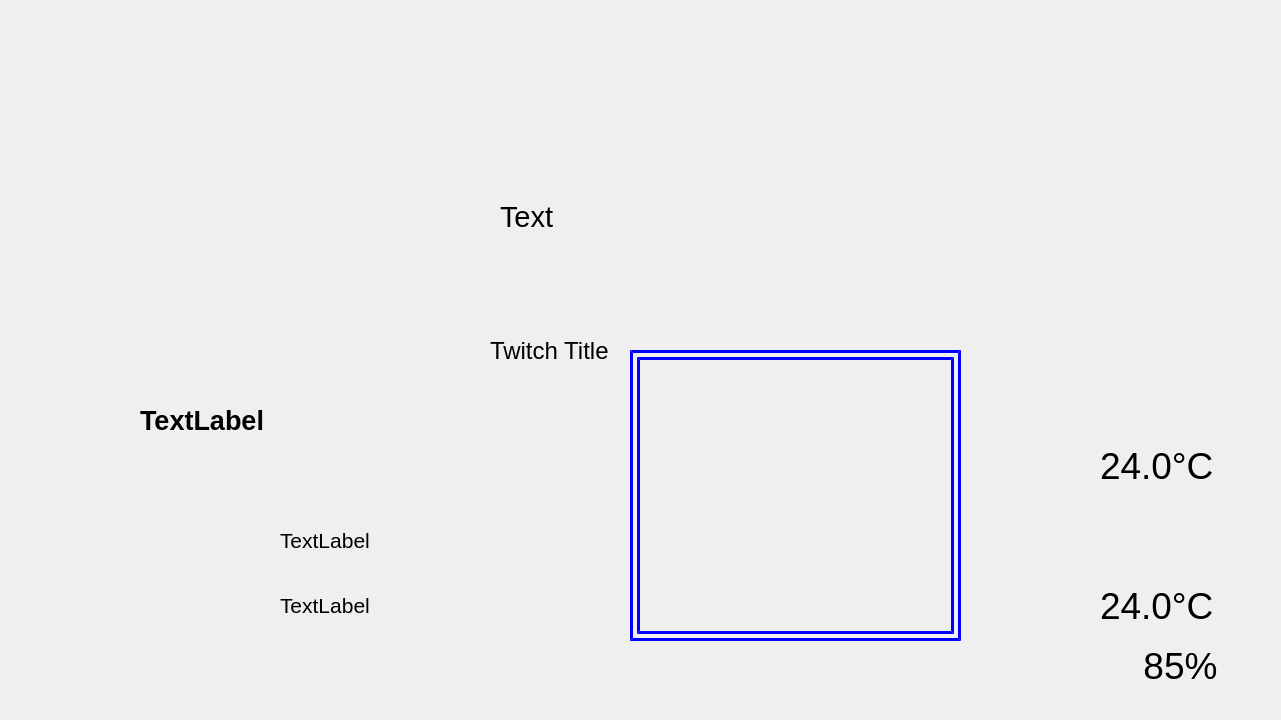
<?xml version="1.0" encoding="UTF-8"?>
<ui version="4.0">
 <class>MainWindow</class>
 <widget class="QMainWindow" name="MainWindow">
  <property name="geometry">
   <rect>
    <x>0</x>
    <y>0</y>
    <width>1281</width>
    <height>720</height>
   </rect>
  </property>
  <property name="windowTitle">
   <string>MainWindow</string>
  </property>
  <property name="windowIcon">
   <iconset>
    <normaloff>img/icon.png</normaloff>img/icon.png</iconset>
  </property>
  <property name="styleSheet">
   <string notr="true"/>
  </property>
  <widget class="QWidget" name="centralwidget">
   <property name="autoFillBackground">
    <bool>false</bool>
   </property>
   <widget class="QLabel" name="label1">
    <property name="geometry">
     <rect>
      <x>500</x>
      <y>200</y>
      <width>491</width>
      <height>221</height>
     </rect>
    </property>
    <property name="baseSize">
     <size>
      <width>531</width>
      <height>261</height>
     </size>
    </property>
    <property name="font">
     <font>
      <pointsize>22</pointsize>
     </font>
    </property>
    <property name="styleSheet">
     <string notr="true"/>
    </property>
    <property name="text">
     <string>Text</string>
    </property>
    <property name="alignment">
     <set>Qt::AlignLeading|Qt::AlignLeft|Qt::AlignTop</set>
    </property>
    <property name="wordWrap">
     <bool>true</bool>
    </property>
   </widget>
   <widget class="QLabel" name="Photo">
    <property name="geometry">
     <rect>
      <x>110</x>
      <y>150</y>
      <width>201</width>
      <height>201</height>
     </rect>
    </property>
    <property name="styleSheet">
     <string notr="true"/>
    </property>
    <property name="text">
     <string/>
    </property>
    <property name="pixmap">
     <pixmap>img/kurisux200.png</pixmap>
    </property>
   </widget>
   <widget class="QLabel" name="username">
    <property name="geometry">
     <rect>
      <x>140</x>
      <y>400</y>
      <width>211</width>
      <height>41</height>
     </rect>
    </property>
    <property name="font">
     <font>
      <family>Arial</family>
      <pointsize>20</pointsize>
      <weight>75</weight>
      <bold>true</bold>
     </font>
    </property>
    <property name="text">
     <string>TextLabel</string>
    </property>
   </widget>
   <widget class="QLabel" name="Twitch_Title">
    <property name="geometry">
     <rect>
      <x>490</x>
      <y>290</y>
      <width>491</width>
      <height>121</height>
     </rect>
    </property>
    <property name="font">
     <font>
      <pointsize>18</pointsize>
     </font>
    </property>
    <property name="text">
     <string>Twitch Title</string>
    </property>
    <property name="wordWrap">
     <bool>true</bool>
    </property>
   </widget>
   <widget class="QLabel" name="cadrePP">
    <property name="geometry">
     <rect>
      <x>60</x>
      <y>30</y>
      <width>351</width>
      <height>441</height>
     </rect>
    </property>
    <property name="text">
     <string/>
    </property>
    <property name="pixmap">
     <pixmap>img/PS4-Tranquility-(Avatar-Border).png</pixmap>
    </property>
   </widget>
   <widget class="QLabel" name="BG">
    <property name="geometry">
     <rect>
      <x>0</x>
      <y>0</y>
      <width>1451</width>
      <height>721</height>
     </rect>
    </property>
    <property name="text">
     <string/>
    </property>
    <property name="pixmap">
     <pixmap>img/TwitchBG.png</pixmap>
    </property>
   </widget>
   <widget class="QLabel" name="media">
    <property name="geometry">
     <rect>
      <x>630</x>
      <y>350</y>
      <width>331</width>
      <height>291</height>
     </rect>
    </property>
    <property name="styleSheet">
     <string notr="true">border: 10px double blue;</string>
    </property>
    <property name="text">
     <string/>
    </property>
    <property name="alignment">
     <set>Qt::AlignCenter</set>
    </property>
   </widget>
   <widget class="QLabel" name="cadre">
    <property name="geometry">
     <rect>
      <x>380</x>
      <y>40</y>
      <width>741</width>
      <height>481</height>
     </rect>
    </property>
    <property name="text">
     <string/>
    </property>
    <property name="pixmap">
     <pixmap>img/twitch_bg.png</pixmap>
    </property>
   </widget>
   <widget class="QLabel" name="img_album">
    <property name="geometry">
     <rect>
      <x>50</x>
      <y>490</y>
      <width>151</width>
      <height>151</height>
     </rect>
    </property>
    <property name="text">
     <string/>
    </property>
    <property name="pixmap">
     <pixmap>img/kurisux150.png</pixmap>
    </property>
   </widget>
   <widget class="QLabel" name="cadreMusic">
    <property name="geometry">
     <rect>
      <x>200</x>
      <y>470</y>
      <width>421</width>
      <height>201</height>
     </rect>
    </property>
    <property name="text">
     <string/>
    </property>
    <property name="pixmap">
     <pixmap>img/music_bg.png</pixmap>
    </property>
   </widget>
   <widget class="QLabel" name="titleMusic">
    <property name="geometry">
     <rect>
      <x>280</x>
      <y>525</y>
      <width>271</width>
      <height>31</height>
     </rect>
    </property>
    <property name="font">
     <font>
      <family>Arial</family>
      <pointsize>16</pointsize>
     </font>
    </property>
    <property name="text">
     <string>TextLabel</string>
    </property>
   </widget>
   <widget class="QLabel" name="artistMusic">
    <property name="geometry">
     <rect>
      <x>280</x>
      <y>590</y>
      <width>271</width>
      <height>31</height>
     </rect>
    </property>
    <property name="font">
     <font>
      <family>Arial</family>
      <pointsize>16</pointsize>
     </font>
    </property>
    <property name="text">
     <string>TextLabel</string>
    </property>
   </widget>
   <widget class="QLabel" name="cadreAlbum">
    <property name="geometry">
     <rect>
      <x>20</x>
      <y>450</y>
      <width>191</width>
      <height>211</height>
     </rect>
    </property>
    <property name="text">
     <string/>
    </property>
    <property name="pixmap">
     <pixmap>img/spot.png</pixmap>
    </property>
   </widget>
   <widget class="QLabel" name="temp">
    <property name="geometry">
     <rect>
      <x>1100</x>
      <y>580</y>
      <width>141</width>
      <height>51</height>
     </rect>
    </property>
    <property name="font">
     <font>
      <family>Arial</family>
      <pointsize>28</pointsize>
     </font>
    </property>
    <property name="text">
     <string>24.0°C</string>
    </property>
   </widget>
   <widget class="QLabel" name="humi">
    <property name="geometry">
     <rect>
      <x>1120</x>
      <y>640</y>
      <width>121</width>
      <height>51</height>
     </rect>
    </property>
    <property name="font">
     <font>
      <family>Arial</family>
      <pointsize>28</pointsize>
     </font>
    </property>
    <property name="text">
     <string>85%</string>
    </property>
    <property name="alignment">
     <set>Qt::AlignCenter</set>
    </property>
   </widget>
   <widget class="QLabel" name="whiteSquare">
    <property name="geometry">
     <rect>
      <x>110</x>
      <y>150</y>
      <width>201</width>
      <height>200</height>
     </rect>
    </property>
    <property name="text">
     <string/>
    </property>
    <property name="pixmap">
     <pixmap>img/whiteSquare.png</pixmap>
    </property>
   </widget>
   <widget class="QLabel" name="IconWeather">
    <property name="geometry">
     <rect>
      <x>1080</x>
      <y>320</y>
      <width>161</width>
      <height>111</height>
     </rect>
    </property>
    <property name="text">
     <string/>
    </property>
    <property name="pixmap">
     <pixmap>img/Weather/10d@4x.png</pixmap>
    </property>
   </widget>
   <widget class="QLabel" name="tempExte">
    <property name="geometry">
     <rect>
      <x>1100</x>
      <y>440</y>
      <width>141</width>
      <height>51</height>
     </rect>
    </property>
    <property name="font">
     <font>
      <family>Arial</family>
      <pointsize>28</pointsize>
     </font>
    </property>
    <property name="text">
     <string>24.0°C</string>
    </property>
   </widget>
   <zorder>BG</zorder>
   <zorder>whiteSquare</zorder>
   <zorder>Photo</zorder>
   <zorder>username</zorder>
   <zorder>cadrePP</zorder>
   <zorder>cadre</zorder>
   <zorder>label1</zorder>
   <zorder>Twitch_Title</zorder>
   <zorder>media</zorder>
   <zorder>img_album</zorder>
   <zorder>cadreMusic</zorder>
   <zorder>titleMusic</zorder>
   <zorder>artistMusic</zorder>
   <zorder>cadreAlbum</zorder>
   <zorder>temp</zorder>
   <zorder>humi</zorder>
   <zorder>IconWeather</zorder>
   <zorder>tempExte</zorder>
  </widget>
 </widget>
 <resources/>
 <connections/>
</ui>
